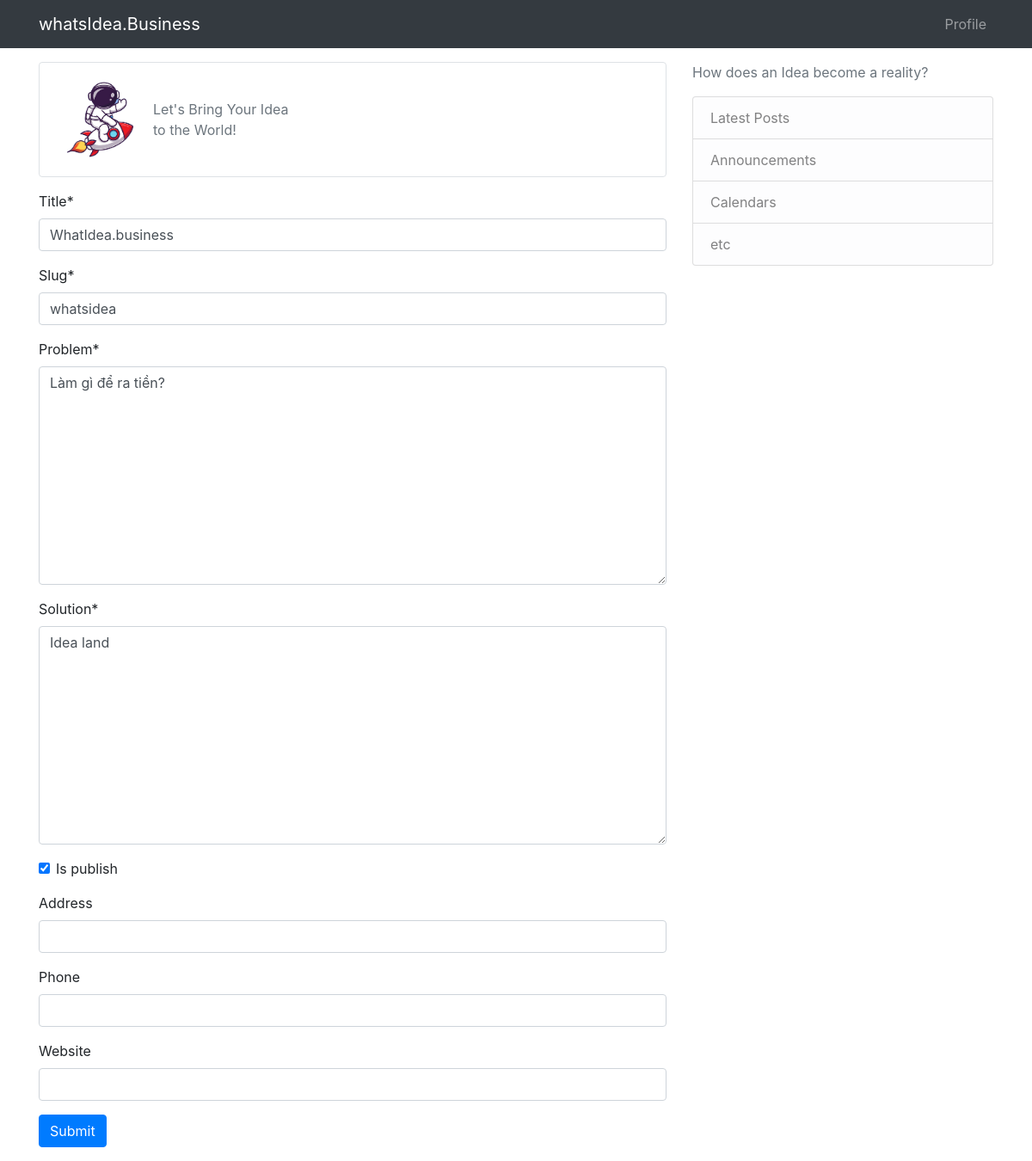
Page /idea/update/whatsidea/ (signed in) on the earlier database version.
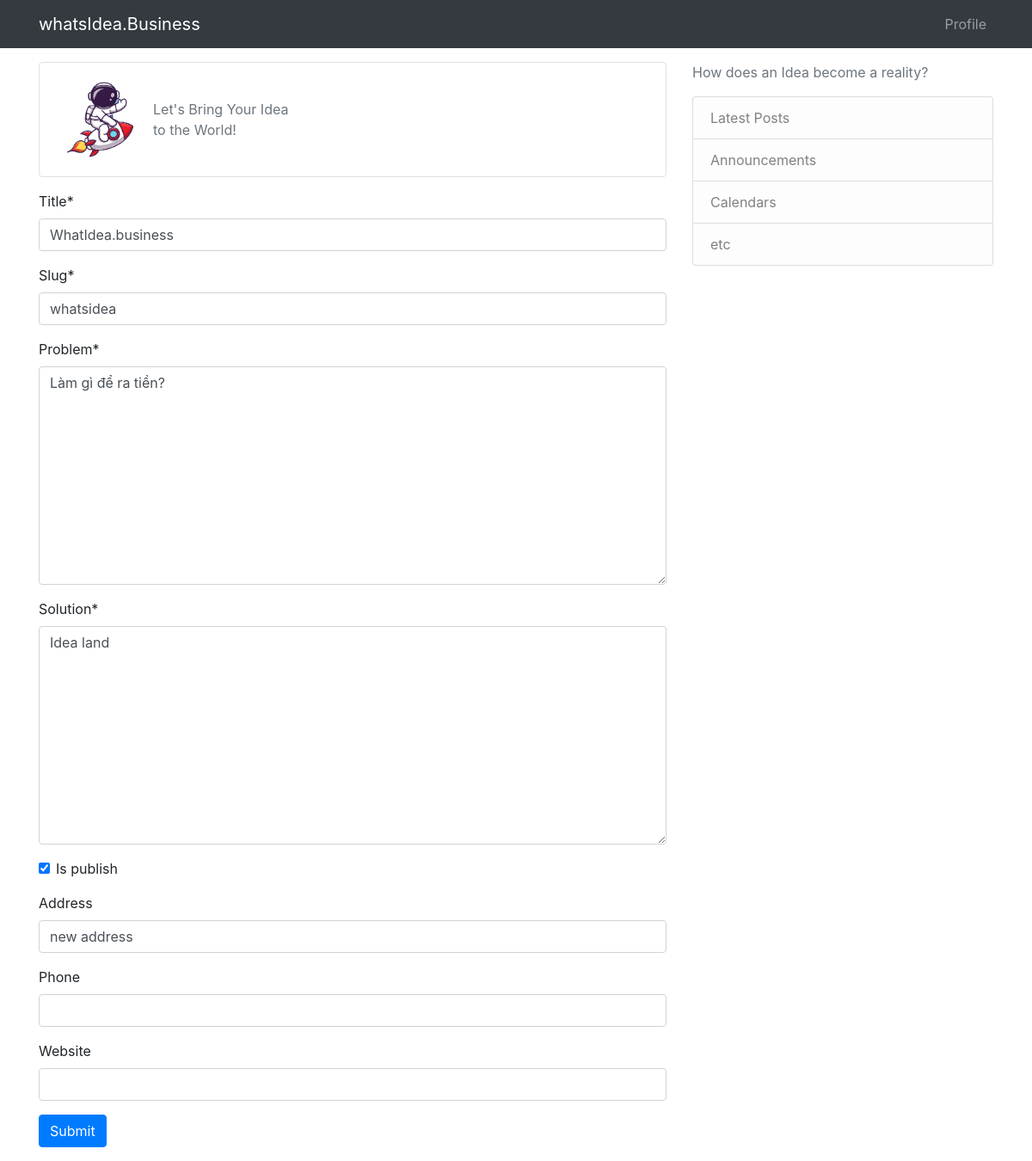
Same page on the later database version.
### core/models.py (models this page shows, shortened)
class Idea(models.Model):
    user = models.ManyToManyField(User)
    title = models.CharField(max_length=500)
    slug = models.SlugField(max_length=500, unique=True)
    problem = models.TextField()
    solution = models.TextField()
    is_publish = models.BooleanField(default=True)
    is_success = models.BooleanField(default=False)
    address = models.CharField(max_length=200, blank=True)
    phone = models.CharField(max_length=12, blank=True)
    website = models.CharField(max_length=30, blank=True)
    corver_image = models.ImageField(upload_to="media/", blank=True)
    date_created = models.DateTimeField(auto_now_add=True)

### idea/views.py (the view)
# urls.py: path("update/<slug:slug>/", views.idea_update, name="idea-update-page"),
@login_required()
def idea_update(request, slug):
    idea = get_object_or_404(models.Idea, slug=slug)
    if request.method == "POST":
        idea_form = forms.IdeaForm(request.POST, instance=idea)
        if idea_form.is_valid():
            idea_form.save()
            return redirect("idea-detail-page", slug=idea.slug)
    else:
        idea_form = forms.IdeaForm(instance=idea)
    context = {
        "form": idea_form
    }
    return render(request, "idea-update.html", context)

### core/forms.py
class IdeaForm(forms.ModelForm):
    class Meta:
        model = models.Idea
        fields = ["title", "slug", "problem", "solution",
                  "is_publish", "address", "phone", "website"]

### templates/idea-update.html (shortened to what this page needs)
{% extends 'base.html' %}
{%load static %}
{% load crispy_forms_tags %}
{% block content %}
<main>
    <div class="new-idea-btn border btn w-100 btn btn-outline-secondary text-left d-flex align-items-center">
        <img src="/static/img/say-hi.png" alt="">
        <div>
            <span>Let's Bring Your Idea</span>
            <br>
            <span>to the World!</span>
        </div>
    </div>
    <div class="form-group my-3">
        <form method="POST">
            {{ form | crispy }}
            <button type="submit" class="btn btn-primary">Submit</button>
        </form>
    </div>
</main>
{% endblock content %}

Differences in the rows shown:
changed Idea "WhatIdea.business": address (not shown) → "new address"
